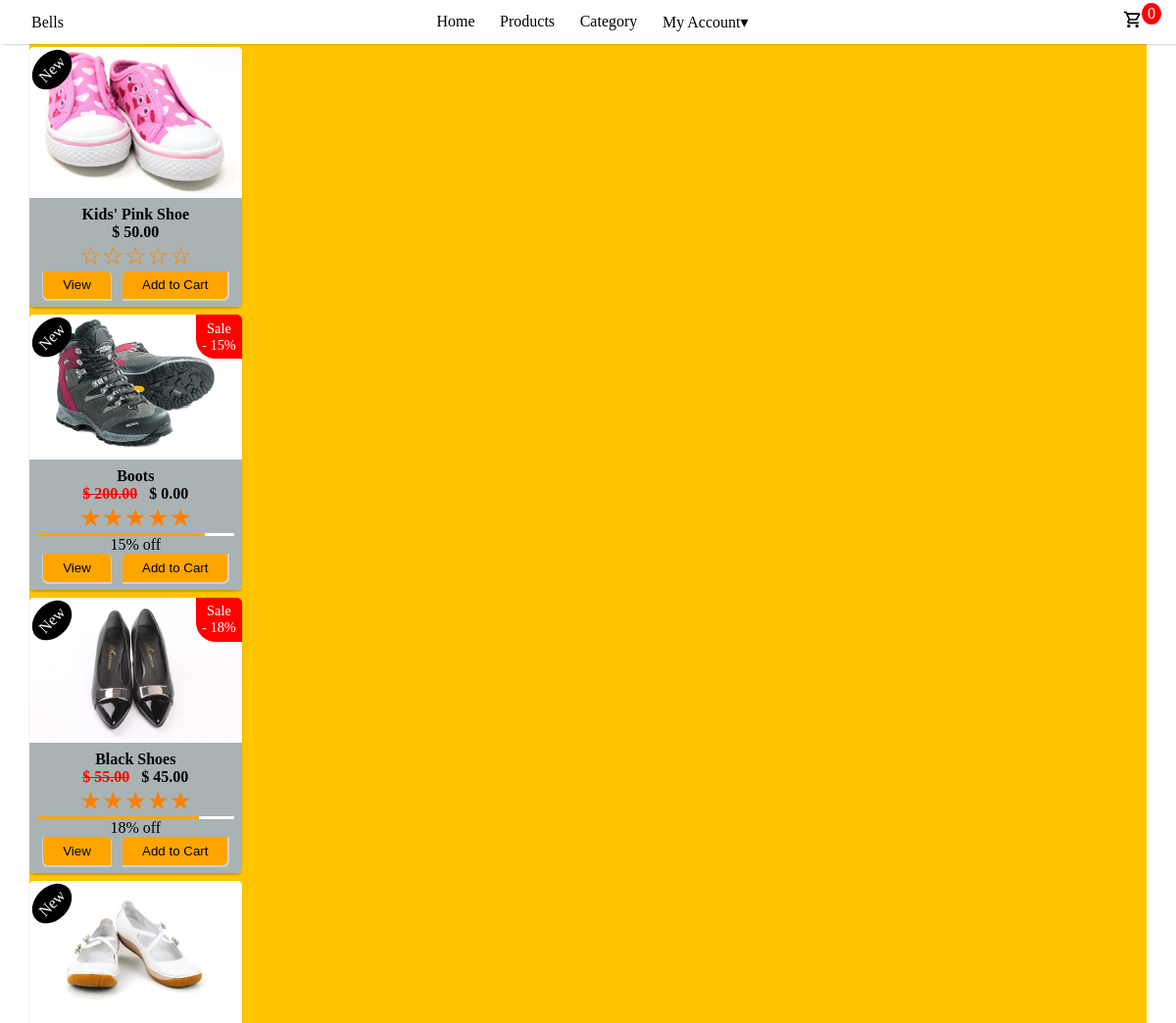
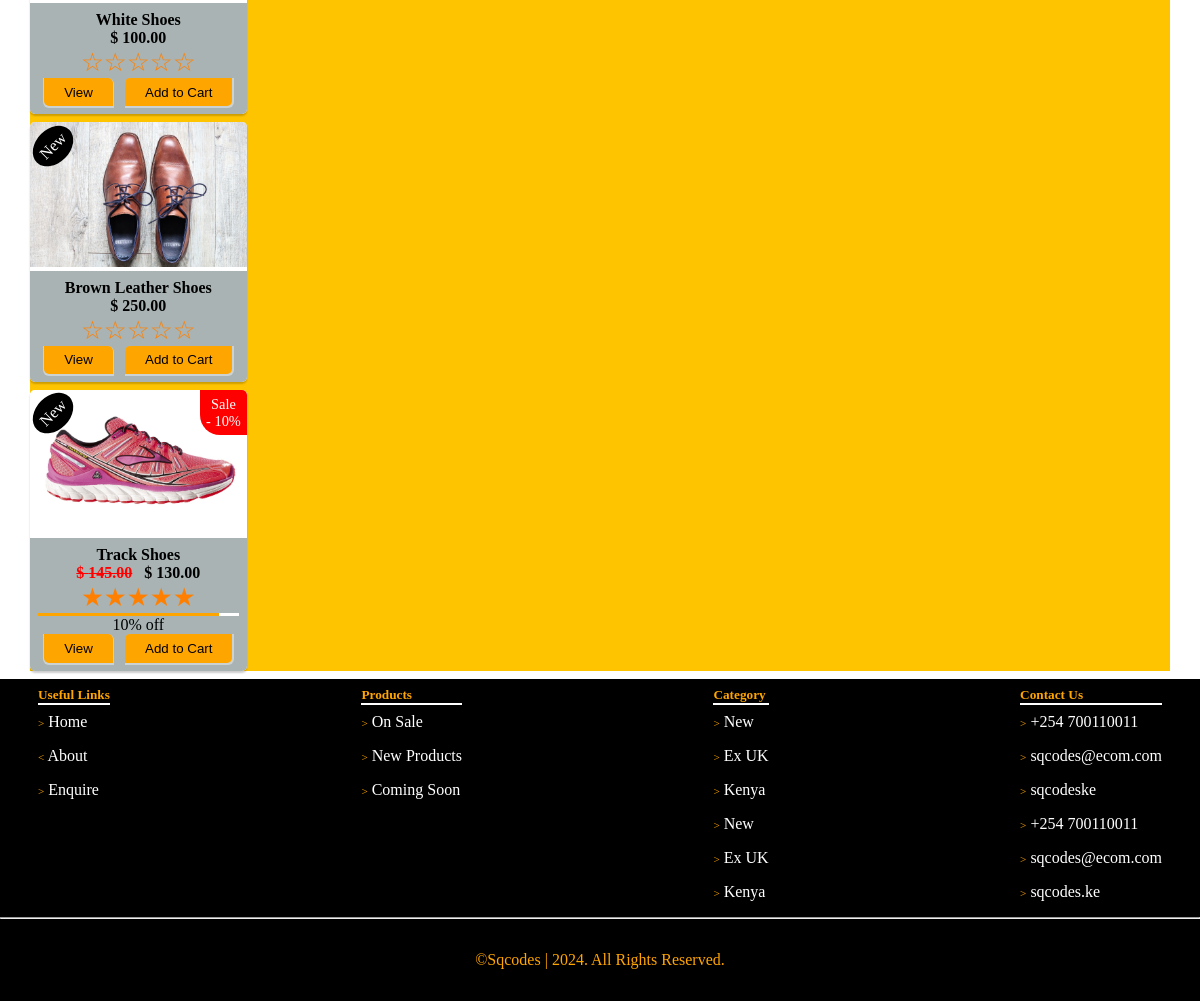
The page /new/ on the database its author committed (2 pictures, top to bottom).
### store/models.py (models this page shows, shortened)
class Product(models.Model):
    name = models.CharField(max_length=255)
    price = models.DecimalField(default=0, max_digits=9, decimal_places=2)
    category = models.ForeignKey(Category, on_delete=models.CASCADE, default=1)
    description = models.TextField(null=True, blank=True)
    image = models.ImageField(upload_to='uploads/products/')
    is_sale = models.BooleanField(default=False)
    sale_price = models.DecimalField(default=0, decimal_places=2, max_digits=8, null=True, blank=True)
    in_stock = models.BooleanField(default=True)
    stock_quantity = models.IntegerField(default=1)
    discount = models.DecimalField(default=0, max_digits=9, decimal_places=2, null=True, blank=True)
    percentage_discount = models.DecimalField(default=0, max_digits=5, decimal_places=0, null=True, blank=True)
    is_new = models.BooleanField(default=False)
    is_featured = models.BooleanField(default=False)

### store/views.py (the view)
# urls.py: path('new/', views.new_product, name='new'),
def new_product(request):
    products = Product.objects.filter(is_new=True).distinct()
    return render(request, 'store/pages/new.html', {'products': products})

### store/templates/store/pages/new.html (shortened to what this page needs)
{% extends 'store/base.html' %}
{% load static %}
{% block content %}
{% for product in products %}
{% include 'store/include/card.html' %}
{% endfor %}
{% endblock content %}

### store/templates/store/include/card.html (shortened to what this page needs)
<div class="product-card">
    <div class="product-image">
        <a href="{% url 'product' product.id %}"><img src="{{ product.image.url }}" alt="product" width="100%"></a>
    </div>
    <div class="card-text">
        <h4>{{ product.name }}</h4>
        {% if product.is_sale %}
        <p>
            <strong>
                <span id="price"><del>$ {{ product.price }}</del></span> &nbsp;
                <span id="sale-price">$ {{product.sale_price }}</span>
            </strong>
        </p>
        <p class="star">&#9733;&#9733;&#9733;&#9733;&#9733;</p>
        <div class="price-bar" style="width: 100%;">
            <div class="discount-section" style="width: {{ product.percentage_discount }}%;"></div>
        </div>
        <p>{{ product.percentage_discount }}% off</p>
        {% else %}
        <p>
            <strong>
                <span id="price">$ {{ product.price }}</span>
            </strong>
        </p>
        <p class="star">&#9734;&#9734;&#9734;&#9734;&#9734;</p>
        {% endif %}
        <div class="card-btn">
            <a href="{% url 'product' product.id %}"><button type="button">View</button></a>
                <button type="button" value="{{ product.id }}" id="cart-add">Add to Cart</button>
        </div>
    </div>
    {% if product.is_sale %}
    <div class="sales-badge">
        <p>Sale</p>
        <p id="percentage-discount">- {{ product.percentage_discount }}%</p>
    </div>
    {% endif %}
    {% if product.is_new %}
    <div class="new-product">New</div>
    {% endif %}
</div>

### static/css/main.css (style rules this page uses)
* { padding: 0; margin: 0; box-sizing: border-box; }
html { font-size: 16px; }
body { background-image: url(/static/images/g15.svg); background-size: cover; background-position: center; background-repeat: no-repeat; min-height: 100vh; width: 100%; object-fit: cover; }
a { text-decoration: none; }
.product-card { width: 19%; text-align: center; display: flex; flex-direction: column; justify-content: space-between; background-color: white; margin-bottom: .5em; box-shadow: 0 2px 2px rgba(0,0,0,0.2); border-radius: 5px; }
.product-image { width: 100%; }
.product-image img { max-width: 100%; max-height: 200px; border-radius: 5px 5px 0 0; }
.card-text { background-color: rgb(169, 179, 179); padding: .5em; border-radius: 0 0 5px 5px; }
.card-text p strong { padding: .5em; }
.card-text p del { color: red; }
.star { color: rgb(255, 128, 0); padding: 0; margin: 0; font-size: 1.6rem; }
.card-btn { display: flex; justify-content: space-around; }
.card-btn button { padding: .5em 1.5em; background-color: orange; border: none; }
.card-btn a button:first-of-type { border-radius: 0 5px 0 5px; box-shadow: 0 1px 0px 1px rgba(255, 255, 255, 0.4); }
.card-btn button:first-of-type { border-radius: 0 5px 0 5px; box-shadow: 0 1px 0px 1px rgba(255, 255, 255, 0.4); }
.card-btn button:last-of-type { border-radius: 5px 0 5px 0; box-shadow: 1px 1px 0 1px rgba(255, 255, 255, 0.4); }
.product-card { position: relative; }
.sales-badge { position: absolute; top: 0; right: 0; background-color: red; color: white; padding: 0.4em; border-radius: 0 5px 0 20px; font-size: .9rem; }
.new-product { position: absolute; top: 0.4em; left: 0px; background-color: black; color: white; padding: 0.5em; transform: rotate(-45deg); transform-origin: center ; border-radius: 50%; }

### static/css/product.css (style rules this page uses)
.price-bar { height: .2rem; background-color: orange; position: relative; }
.discount-section { height: 100%; background-color: white; position: absolute; top: 0; right: 0; }

### rows shown on the page
Product: image (picture), name "Kids' Pink Shoe", price "50.00", {{ product.id }} 2 (drawn), is_new "New"
Product: image (picture), name "Boots", price "200.00", sale_price "0.00", percentage_discount "15", {{ product.id }} 4 (drawn), is_new "New"
Product: image (picture), name "Black Shoes", price "55.00", sale_price "45.00", percentage_discount "18", {{ product.id }} 6 (drawn), is_new "New"
Product: image (picture), name "White Shoes", price "100.00", {{ product.id }} 8 (drawn), is_new "New"
Product: image (picture), name "Brown Leather Shoes", price "250.00", {{ product.id }} 9 (drawn), is_new "New"
Product: image (picture), name "Track Shoes", price "145.00", sale_price "130.00", percentage_discount "10", is_new "New"

### other values the page prints
{{ cart|length }} "0"
